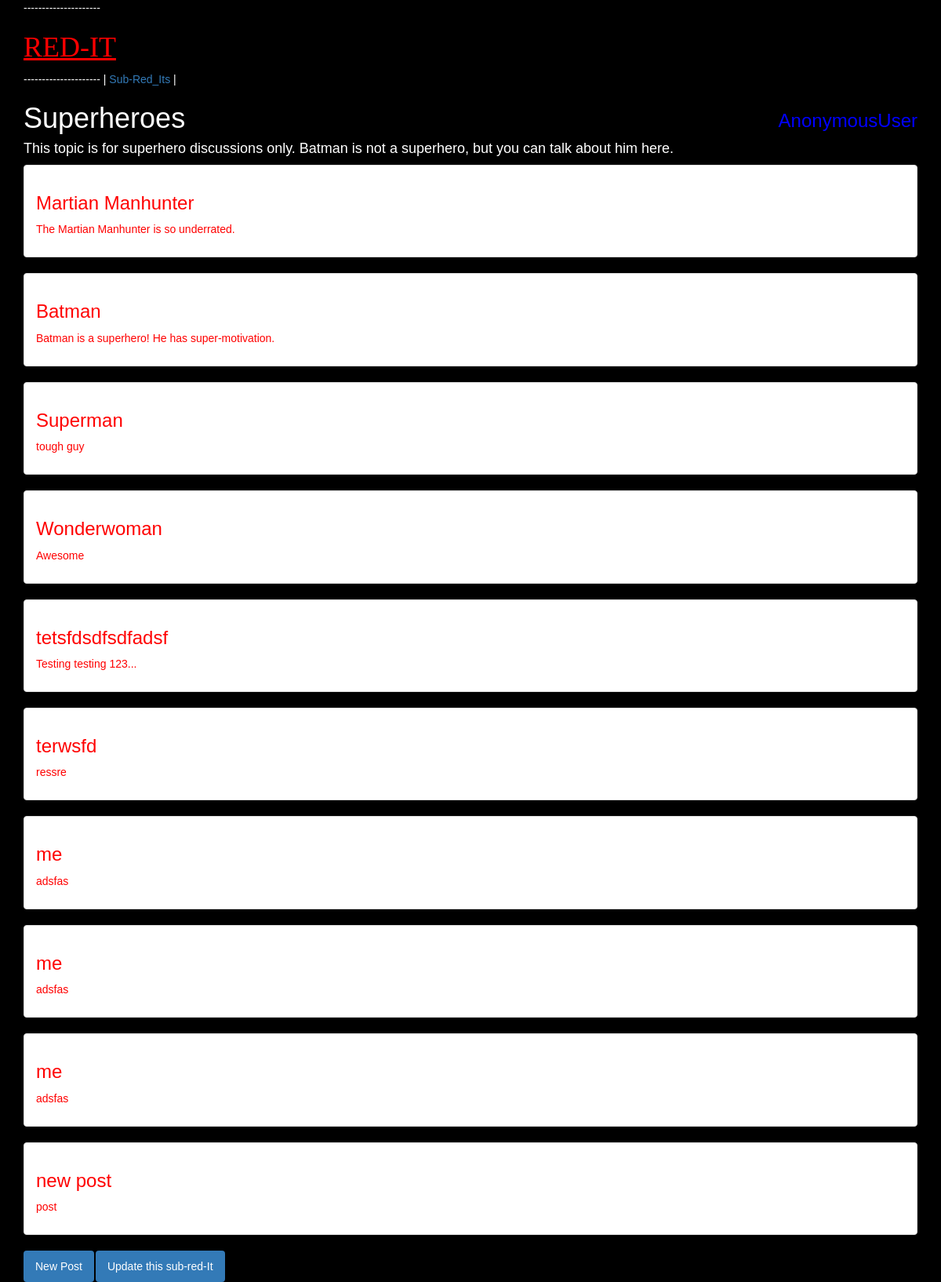
The app's page /subreddits/2/ with its own data.
### app/models.py (models this page shows, shortened)
class Subreddit(models.Model):
    name = models.CharField(max_length=20)
    description = models.CharField(max_length=255)
    creation_date_time = models.DateTimeField(auto_now_add=True)

class Post(models.Model):
    title = models.CharField(max_length=20)
    description = models.CharField(max_length=255)
    url = models.URLField(max_length=200, null=True, blank=True)
    creation_time = models.DateTimeField(auto_now_add=True)
    modification_time = models.DateTimeField(auto_now=True)
    post_to_subreddit = models.ForeignKey(Subreddit)
    post_to_user = models.ForeignKey(User)
    def __str__(self):
        return self.title

### app/views.py (the view)
# urls.py: url(r'^subreddits/(?P<pk>\d+)/$', SubredditDetailView.as_view(), name="subreddit_detail_view"),
class SubredditDetailView(DetailView):
    model = Subreddit

### templates/app/subreddit_detail.html (shortened to what this page needs)
{% extends 'base.html' %}
{% block content %}
  <h1>{{ subreddit.name }}</h1>
  <h4>{{ subreddit.description }}</h4>
  {% for post in object.post_set.all|slice:":20" %}
    <div class="panel panel-default">
    <div class="panel-body">
      <a href="{% url 'post_detail_view' post.id %}"><h3 style="color:red;">{{ post }}</h3></a>
      <p style="color:red">{{ post.description }}</p>
   </div>
   </div>
  {% endfor %}
  <ul class="nav nav-pills">
    <li role="presentation" class="active"><a href="{% url 'post_create_view' object.id %}">New Post</a></li>
    <li role="presentation" class="active"><a href="{% url 'subreddit_update_view' object.id %}">Update this sub-red-It</a></li>
  </ul>
{% endblock %}

### templates/base.html (style rules this page uses)
body { background-color: black; color: white; font-family:sans-serif; }

### records on screen
Subreddit: name "Superheroes", description "This topic is for superhero discussions only. Batman is not a superhero, but you can talk about him here."
Post: title "Martian Manhunter", description "The Martian Manhunter is so underrated."
Post: title "Batman", description "Batman is a superhero! He has super-motivation."
Post: title "Superman", description "tough guy"
Post: title "Wonderwoman", description "Awesome"
Post: title "tetsfdsdfsdfadsf", description "Testing testing 123..."
Post: title "terwsfd", description "ressre"
Post: title "me", description "adsfas"
Post: title "me", description "adsfas"
Post: title "me", description "adsfas"
Post: title "new post", description "post"

### other values on screen
{{ request.user }} "AnonymousUser"
